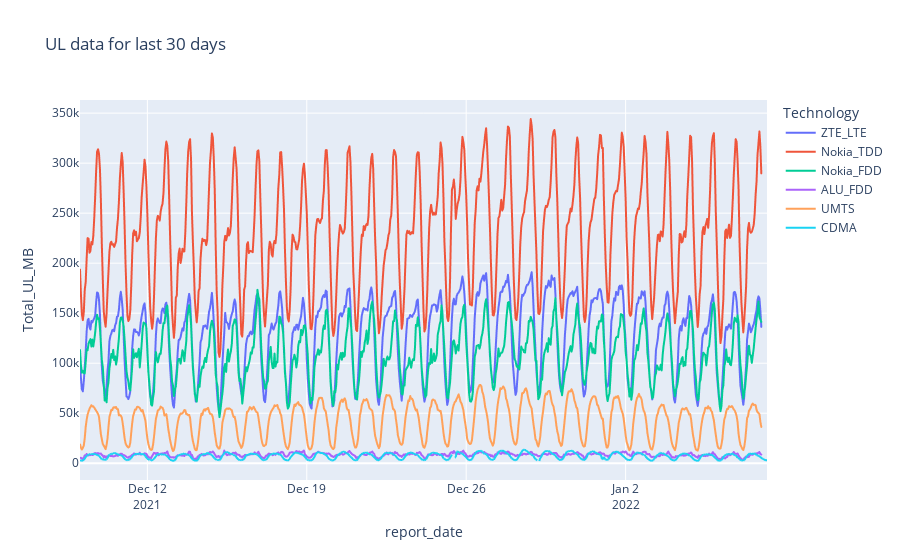
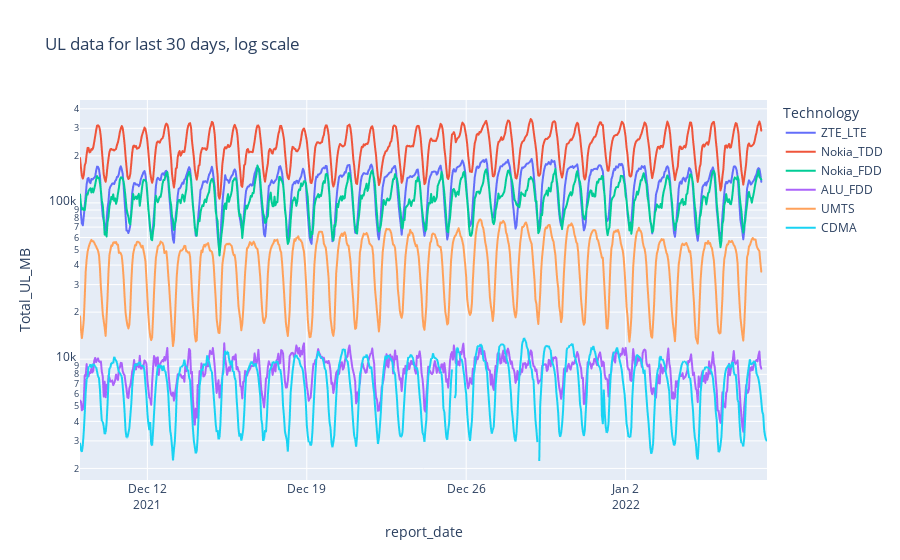

The cell these charts' notebook holds for them, in order:
### Markdown cell above
### Uplink Data

### Code cell
#UL plots
fig = px.line(df,x='report_date',y='Total_UL_MB',color='Technology', title='UL data for last 30 days').update_traces(connectgaps=False)
fig.show()

fig = px.line(df,x='report_date',y='Total_UL_MB',color='Technology', log_y=True, title='UL data for last 30 days, log scale').update_traces(connectgaps=False)
fig.show()

### Figure 1 — Plotly figure (JSON) as saved in the notebook; plotly's stock layout.template omitted (floating-point values rounded to 4 significant figures; data arrays with more than 128 entries replaced by an {"elided": "..."} marker saying what was removed)
{"data": [{"connectgaps": false, "hovertemplate": "Technology=ZTE_LTE<br>report_date=%{x}<br>Total_UL_MB=%{y}<extra></extra>", "legendgroup": "ZTE_LTE", "line": {"color": "#636efa", "dash": "solid"}, "mode": "lines", "name": "ZTE_LTE", "showlegend": true, "type": "scattergl", "x": {"elided": "719 str values"}, "xaxis": "x", "y": {"elided": "719 float values"}, "yaxis": "y"}, {"connectgaps": false, "hovertemplate": "Technology=Nokia_TDD<br>report_date=%{x}<br>Total_UL_MB=%{y}<extra></extra>", "legendgroup": "Nokia_TDD", "line": {"color": "#EF553B", "dash": "solid"}, "mode": "lines", "name": "Nokia_TDD", "showlegend": true, "type": "scattergl", "x": {"elided": "719 str values"}, "xaxis": "x", "y": {"elided": "719 float values"}, "yaxis": "y"}, {"connectgaps": false, "hovertemplate": "Technology=Nokia_FDD<br>report_date=%{x}<br>Total_UL_MB=%{y}<extra></extra>", "legendgroup": "Nokia_FDD", "line": {"color": "#00cc96", "dash": "solid"}, "mode": "lines", "name": "Nokia_FDD", "showlegend": true, "type": "scattergl", "x": {"elided": "719 str values"}, "xaxis": "x", "y": {"elided": "719 float values"}, "yaxis": "y"}, {"connectgaps": false, "hovertemplate": "Technology=ALU_FDD<br>report_date=%{x}<br>Total_UL_MB=%{y}<extra></extra>", "legendgroup": "ALU_FDD", "line": {"color": "#ab63fa", "dash": "solid"}, "mode": "lines", "name": "ALU_FDD", "showlegend": true, "type": "scattergl", "x": {"elided": "719 str values"}, "xaxis": "x", "y": {"elided": "719 float values"}, "yaxis": "y"}, {"connectgaps": false, "hovertemplate": "Technology=UMTS<br>report_date=%{x}<br>Total_UL_MB=%{y}<extra></extra>", "legendgroup": "UMTS", "line": {"color": "#FFA15A", "dash": "solid"}, "mode": "lines", "name": "UMTS", "showlegend": true, "type": "scattergl", "x": {"elided": "719 str values"}, "xaxis": "x", "y": {"elided": "719 float values"}, "yaxis": "y"}, {"connectgaps": false, "hovertemplate": "Technology=CDMA<br>report_date=%{x}<br>Total_UL_MB=%{y}<extra></extra>", "legendgroup": "CDMA", "line": {"color": "#19d3f3", "dash": "solid"}, "mode": "lines", "name": "CDMA", "showlegend": true, "type": "scattergl", "x": {"elided": "725 str values"}, "xaxis": "x", "y": {"elided": "725 float values"}, "yaxis": "y"}], "layout": {"legend": {"title": {"text": "Technology"}, "tracegroupgap": 0}, "title": {"text": "UL data for last 30 days"}, "xaxis": {"anchor": "y", "domain": [0, 1], "title": {"text": "report_date"}}, "yaxis": {"anchor": "x", "domain": [0, 1], "title": {"text": "Total_UL_MB"}}}}

### Figure 2 — Plotly figure (JSON) as saved in the notebook; plotly's stock layout.template omitted (floating-point values rounded to 4 significant figures; data arrays with more than 128 entries replaced by an {"elided": "..."} marker saying what was removed)
{"data": [{"connectgaps": false, "hovertemplate": "Technology=ZTE_LTE<br>report_date=%{x}<br>Total_UL_MB=%{y}<extra></extra>", "legendgroup": "ZTE_LTE", "line": {"color": "#636efa", "dash": "solid"}, "mode": "lines", "name": "ZTE_LTE", "showlegend": true, "type": "scattergl", "x": {"elided": "719 str values"}, "xaxis": "x", "y": {"elided": "719 float values"}, "yaxis": "y"}, {"connectgaps": false, "hovertemplate": "Technology=Nokia_TDD<br>report_date=%{x}<br>Total_UL_MB=%{y}<extra></extra>", "legendgroup": "Nokia_TDD", "line": {"color": "#EF553B", "dash": "solid"}, "mode": "lines", "name": "Nokia_TDD", "showlegend": true, "type": "scattergl", "x": {"elided": "719 str values"}, "xaxis": "x", "y": {"elided": "719 float values"}, "yaxis": "y"}, {"connectgaps": false, "hovertemplate": "Technology=Nokia_FDD<br>report_date=%{x}<br>Total_UL_MB=%{y}<extra></extra>", "legendgroup": "Nokia_FDD", "line": {"color": "#00cc96", "dash": "solid"}, "mode": "lines", "name": "Nokia_FDD", "showlegend": true, "type": "scattergl", "x": {"elided": "719 str values"}, "xaxis": "x", "y": {"elided": "719 float values"}, "yaxis": "y"}, {"connectgaps": false, "hovertemplate": "Technology=ALU_FDD<br>report_date=%{x}<br>Total_UL_MB=%{y}<extra></extra>", "legendgroup": "ALU_FDD", "line": {"color": "#ab63fa", "dash": "solid"}, "mode": "lines", "name": "ALU_FDD", "showlegend": true, "type": "scattergl", "x": {"elided": "719 str values"}, "xaxis": "x", "y": {"elided": "719 float values"}, "yaxis": "y"}, {"connectgaps": false, "hovertemplate": "Technology=UMTS<br>report_date=%{x}<br>Total_UL_MB=%{y}<extra></extra>", "legendgroup": "UMTS", "line": {"color": "#FFA15A", "dash": "solid"}, "mode": "lines", "name": "UMTS", "showlegend": true, "type": "scattergl", "x": {"elided": "719 str values"}, "xaxis": "x", "y": {"elided": "719 float values"}, "yaxis": "y"}, {"connectgaps": false, "hovertemplate": "Technology=CDMA<br>report_date=%{x}<br>Total_UL_MB=%{y}<extra></extra>", "legendgroup": "CDMA", "line": {"color": "#19d3f3", "dash": "solid"}, "mode": "lines", "name": "CDMA", "showlegend": true, "type": "scattergl", "x": {"elided": "725 str values"}, "xaxis": "x", "y": {"elided": "725 float values"}, "yaxis": "y"}], "layout": {"legend": {"title": {"text": "Technology"}, "tracegroupgap": 0}, "title": {"text": "UL data for last 30 days, log scale"}, "xaxis": {"anchor": "y", "domain": [0, 1], "title": {"text": "report_date"}}, "yaxis": {"anchor": "x", "domain": [0, 1], "title": {"text": "Total_UL_MB"}, "type": "log"}}}
